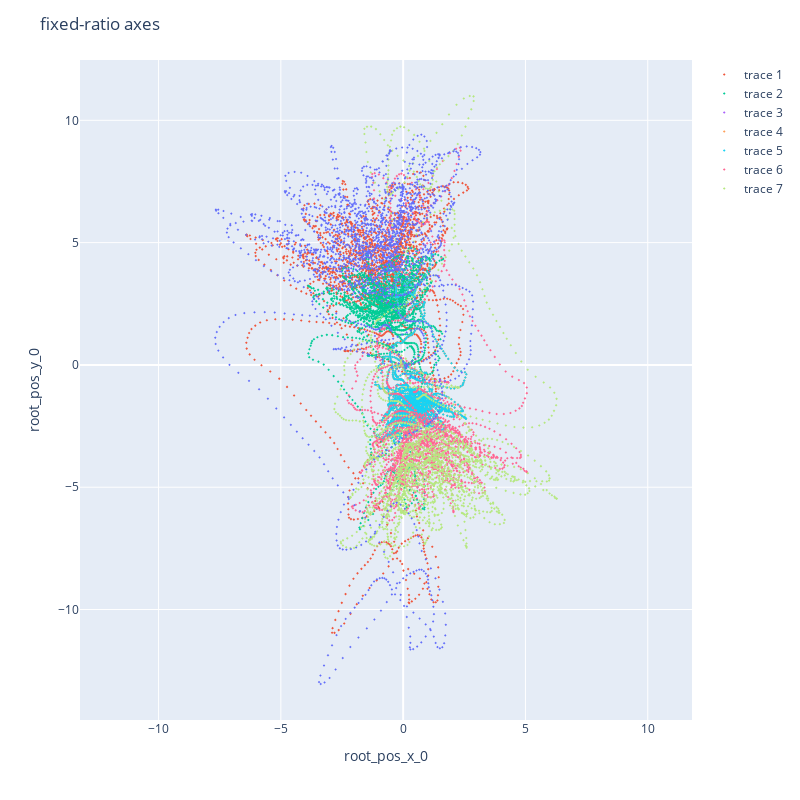

Notebook source saved alongside this figure:
### Code cell
fig = px.scatter(df, x="root_pos_x_0", y="root_pos_y_0")
fig.add_scatter(x=df['root_pos_x_1'], y=df['root_pos_y_1'], mode="markers")
fig.add_scatter(x=df['root_pos_x_3'], y=df['root_pos_y_3'], mode="markers")
fig.add_scatter(x=df['root_pos_x_6'], y=df['root_pos_y_6'], mode="markers")
fig.add_scatter(x=df['root_pos_x_8'], y=df['root_pos_y_8'], mode="markers")
fig.add_scatter(x=df['root_pos_x_8'], y=df['root_pos_y_8'], mode="markers")
fig.add_scatter(x=df['root_pos_x_10'], y=df['root_pos_y_10'], mode="markers")
fig.add_scatter(x=df['root_pos_x_11'], y=df['root_pos_y_11'], mode="markers")

fig.update_traces(
    marker=dict(size=2, symbol="diamond"),
    selector=dict(mode="markers"),
)
fig.update_layout(
    width = 800,
    height = 800,
    title = "fixed-ratio axes"
)
fig.update_yaxes(
    scaleanchor = "x",
    scaleratio = 1,
  )

fig.show()

### Figure 1 — Plotly figure (JSON) as saved in the notebook; plotly's stock layout.template omitted (floating-point values rounded to 4 significant figures; data arrays with more than 128 entries replaced by an {"elided": "..."} marker saying what was removed)
{"data": [{"hovertemplate": "root_pos_x_0=%{x}<br>root_pos_y_0=%{y}<extra></extra>", "legendgroup": "", "marker": {"color": "#636efa", "size": 2, "symbol": "diamond"}, "mode": "markers", "name": "", "showlegend": false, "type": "scattergl", "x": {"elided": "2000 float values"}, "xaxis": "x", "y": {"elided": "2000 float values"}, "yaxis": "y"}, {"marker": {"size": 2, "symbol": "diamond"}, "mode": "markers", "type": "scatter", "x": {"elided": "2000 float values"}, "y": {"elided": "2000 float values"}}, {"marker": {"size": 2, "symbol": "diamond"}, "mode": "markers", "type": "scatter", "x": {"elided": "2000 float values"}, "y": {"elided": "2000 float values"}}, {"marker": {"size": 2, "symbol": "diamond"}, "mode": "markers", "type": "scatter", "x": {"elided": "2000 int values"}, "y": {"elided": "2000 int values"}}, {"marker": {"size": 2, "symbol": "diamond"}, "mode": "markers", "type": "scatter", "x": {"elided": "2000 float values"}, "y": {"elided": "2000 float values"}}, {"marker": {"size": 2, "symbol": "diamond"}, "mode": "markers", "type": "scatter", "x": {"elided": "2000 float values"}, "y": {"elided": "2000 float values"}}, {"marker": {"size": 2, "symbol": "diamond"}, "mode": "markers", "type": "scatter", "x": {"elided": "2000 float values"}, "y": {"elided": "2000 float values"}}, {"marker": {"size": 2, "symbol": "diamond"}, "mode": "markers", "type": "scatter", "x": {"elided": "2000 float values"}, "y": {"elided": "2000 float values"}}], "layout": {"height": 800, "legend": {"tracegroupgap": 0}, "margin": {"t": 60}, "title": {"text": "fixed-ratio axes"}, "width": 800, "xaxis": {"anchor": "y", "autorange": true, "domain": [0, 1], "range": [-13.13, 11.73], "title": {"text": "root_pos_x_0"}, "type": "linear"}, "yaxis": {"anchor": "x", "autorange": true, "domain": [0, 1], "range": [-14.52, 12.47], "scaleanchor": "x", "scaleratio": 1, "title": {"text": "root_pos_y_0"}, "type": "linear"}}}
